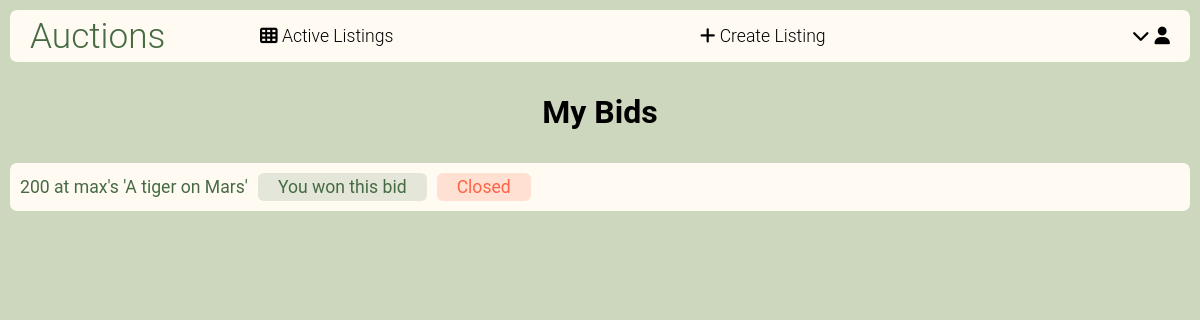
The app's page /my-bids (signed in), older data.
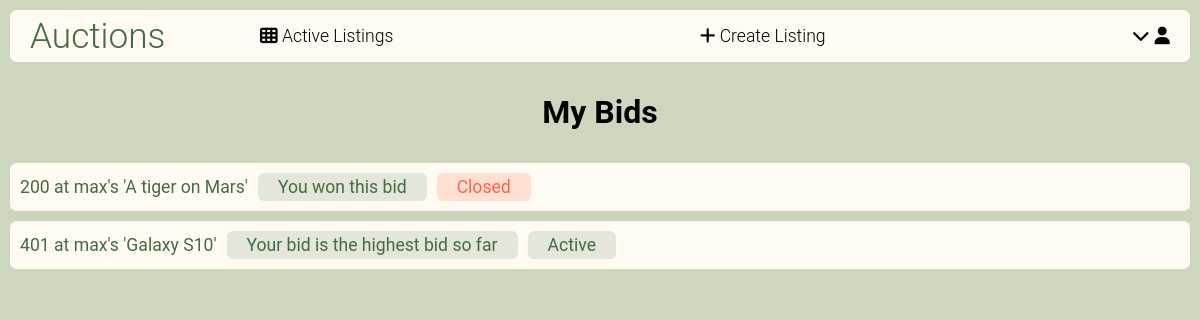
The same page, newer data.
### auctions/models.py (models this page shows, shortened)
class Bid(models.Model):
    value = models.IntegerField()
    user = models.ForeignKey(User, on_delete=models.CASCADE, related_name="bids")
    listing = models.ForeignKey(Listing, on_delete=models.CASCADE, related_name="bids")
    datetime = models.DateTimeField(default=datetime(2021, 9, 12))

class Listing(models.Model):
    title = models.CharField(max_length=64)
    description = models.CharField(max_length=1000)
    starting_price = models.IntegerField(validators=[
        MinValueValidator(1)
    ])
    photo = models.ImageField(upload_to="listings", default=None)
    category = models.ForeignKey(Category, on_delete=models.SET_NULL, related_name="listings", null=True)
    owner = models.ForeignKey(User,related_name="listings", on_delete=models.CASCADE)
    active = models.BooleanField(default=True)
    datetime = models.DateTimeField(default=datetime(2021, 9, 12))
    def highest_bid(self):
        return self.bids.order_by("-value").first()
    def __str__(self):
        return f"{self.owner}'s '{self.title}'"

class User(AbstractUser):
    watchlist = models.ManyToManyField('Listing', blank=True, related_name="users_watching")
    def unread(self):
        return self.notifications.filter(seen=False).count()

### auctions/views.py (the view)
# urls.py: path("my-bids", views.my_bids, name="my_bids"),
@login_required
def my_bids(request):
    user = request.user
    return render(request, "auctions/my_bids.html", {
        "bids": user.bids.order_by("-datetime").all()
    })

### auctions/templates/auctions/my_bids.html
{% extends "auctions/layout.html" %}
{% block body %}
<div class="page-container">
    <div class="page-title">
        <h1>My Bids</h1>
    </div>
    <div class="listings-page-listings-container vertical-list">
        {% for bid in bids %}
            {% if bid.listing.active %}
                <a class="bid-container" href="{% url 'listing' bid.listing.id %}">
                    {{ bid.value }} at {{ bid.listing }}
                    {% if bid == bid.listing.highest_bid %}
                    <div class="green-label">
                        Your bid is the highest bid so far
                    </div>
                    {% endif %}
                    <div class="green-label">
                        Active
                    </div>
                </a>
            {% else %}
                <a class="bid-container" href="{% url 'listing' bid.listing.id %}">
                    {{ bid.value }} at {{ bid.listing }}
                    {% if bid == bid.listing.highest_bid %}
                    <div class="green-label">
                        You won this bid
                    </div>
                    {% endif %}
                    <div class="red-label">
                        Closed
                    </div>
                </a>
            {% endif %}
        {% empty %}
            <div class="no-content">You have not placed any bids so far.</div>
        {% endfor %}
    </div>
</div>
{% endblock %}

Row changes from the older to the newer data that the page shows:
added Bid: value "401", listing "max's 'Galaxy S10'", shows "Your bid is the highest bid so far"
